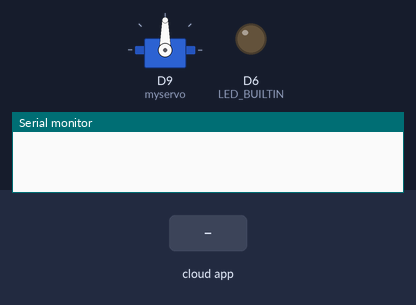
Bench run of a sketch on a simulated Arduino MKR. Parts: servo, output pins drawn as LEDs (lit = HIGH), the last lines printed to the serial monitor. Inputs (shaded band) come from the test bench. WiFi joins after 1.5 s; servers stay silent unless stated; not simulated (calls return 0 or success): arduino_secrets.h.

Above: at 4.2 s.
4.3 s: the phone or cloud app sets servo to 0
At 5.5 s:
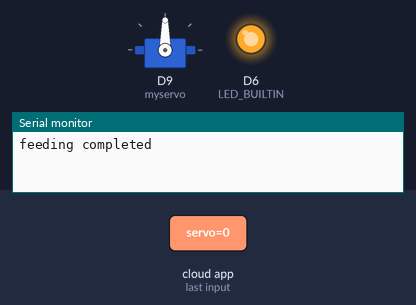
5.8 s: the phone or cloud app sets portionSize to 0
7.3 s: the phone or cloud app sets servo to 1
Timing chart, 0 to 10.3 s (numbered marks = the images above; inputs shaded):
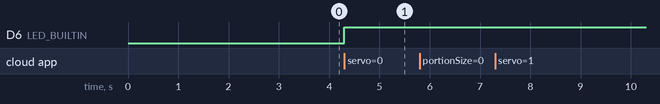

Measured:
- after the input at 4.3 s, D6 (LED_BUILTIN): LOW → HIGH at once

The sketch:

AutoCatFeeder.ino
```cpp
#include "arduino_secrets.h"
/*
  Sketch generated by the Arduino IoT Cloud Thing "AutoCatFeeder"
  https://create.arduino.cc/cloud/things/9df3b682-62c3-4f0f-aeaf-e49d6ee5e191

  Arduino IoT Cloud Variables description

  The following variables are automatically generated and updated when changes are made to the Thing

  float portionSize;
  bool servo;

  Variables which are marked as READ/WRITE in the Cloud Thing will also have functions
  which are called when their values are changed from the Dashboard.
  These functions are generated with the Thing and added at the end of this sketch.
*/

#include "thingProperties.h"
#include <Servo.h>

Servo myservo;
unsigned long startMillis;
unsigned long currentMillis;
const unsigned long period = 5000;
int numberOfRotations = 0;
int feederRate = 105;
int reverseRate = 70;

void setup() {
  digitalWrite(LED_BUILTIN, false);
  // Initialize serial and wait for port to open:
  Serial.begin(9600);
  // This delay gives the chance to wait for a Serial Monitor without blocking if none is found
  delay(1500);

  // Defined in thingProperties.h
  initProperties();

  // Connect to Arduino IoT Cloud
  ArduinoCloud.begin(ArduinoIoTPreferredConnection);

  /*
     The following function allows you to obtain more information
     related to the state of network and IoT Cloud connection and errors
     the higher number the more granular information you’ll get.
     The default is 0 (only errors).
     Maximum is 4
 */
  setDebugMessageLevel(2);
  ArduinoCloud.printDebugInfo();
  pinMode(LED_BUILTIN, OUTPUT);
  myservo.attach(9);
}

void loop() {
  ArduinoCloud.update();

  // currentMillis = millis();

  if (servo) {
    if (portionSize == 0.125) {
      numberOfRotations = 3;
    } else if (portionSize == 0.25) {
      numberOfRotations = 6;
    } else {
      numberOfRotations = 0;
    }
    for (int i=0; i < numberOfRotations; i++) {
      myservo.write(feederRate);
      delay(1000);
      myservo.write(reverseRate);
      delay(500);
      myservo.write(feederRate);
      delay(500);
    }
    servo = false;
    onServoChange();
    // if (currentMillis - startMillis >= period) {
    //   feederCount++;
    //   servo = false;
    //   // digitalWrite(LED_BUILTIN, servo);
    //   // myservo.write(90);
    //   onServoChange();
    // }
  }
}

/*
  Since Servo is READ_WRITE variable, onServoChange() is
  executed every time a new value is received from IoT Cloud.
*/
void onServoChange()  {
  // turn light on to indicate iot is connected at start up
  digitalWrite(LED_BUILTIN, true);

  if (servo) {
      Serial.println("feeding started");
      // startMillis = millis();
  } else {
      Serial.println("feeding completed");
      myservo.write(90);
  }
}

/*
  Since PortionSize is READ_WRITE variable, onPortionSizeChange() is
  executed every time a new value is received from IoT Cloud.
*/
void onPortionSizeChange()  {
  Serial.print("Portion size is now: ");
  Serial.println(portionSize);
}
```

thingProperties.h
```cpp
// Code generated by Arduino IoT Cloud, DO NOT EDIT.

#include <ArduinoIoTCloud.h>
#include <Arduino_ConnectionHandler.h>


const char THING_ID[] = "9df3b682-62c3-4f0f-aeaf-e49d6ee5e191";

const char SSID[]     = SECRET_SSID;    // Network SSID (name)
const char PASS[]     = SECRET_PASS;    // Network password (use for WPA, or use as key for WEP)

void onPortionSizeChange();
void onServoChange();

float portionSize;
bool servo;

void initProperties(){

  ArduinoCloud.setThingId(THING_ID);
  ArduinoCloud.addProperty(portionSize, READWRITE, ON_CHANGE, onPortionSizeChange, 1);
  ArduinoCloud.addProperty(servo, READWRITE, ON_CHANGE, onServoChange);

}

WiFiConnectionHandler ArduinoIoTPreferredConnection(SSID, PASS);
```
